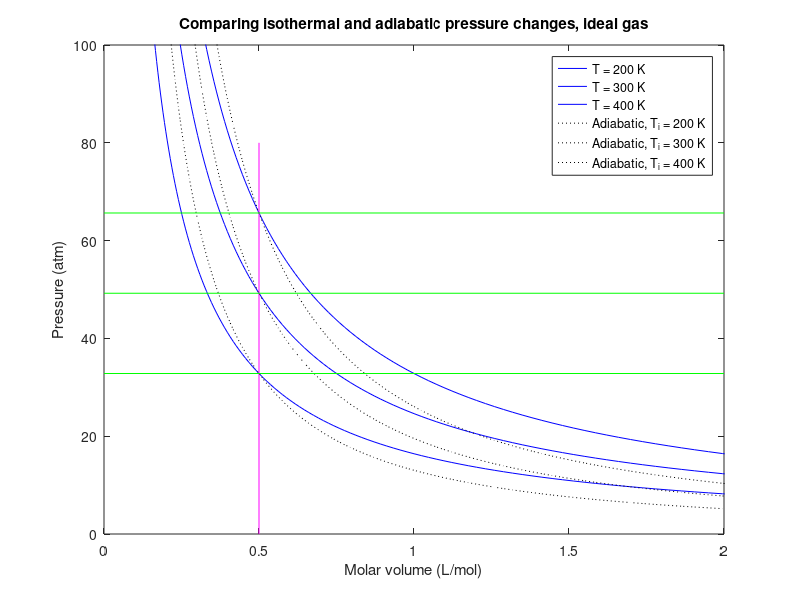

Reproduce this figure in MATLAB.
% Exercise for plotting in Matlab: isotherms and adiabats -- solved

%% constants
% Here are some constants I frequently use. The only one we actually need
% here is the appropriate form of the gas constant.

% h=6.6261e-34; % J-s
% hbar=h/(2*pi());
% m0=9.109e-31; % kg
% mp=1.66e-27; % kg
% kB=1.3806503e-23; % J/K
% e0=8.854e-12; % SI units = F/m 
% q=1.602e-19; % C
% % kB=8.617?3; % eV/K
% N_A=6.02214e23; % mol^-1
% F=q*N_A;
% 
% J_per_eV=1.602e-19;
% J_per_Latm=8.31447/8.20574e-2;
% R_H=-13.6; % eV

% R=8.31447; % J / mol-K
% R=8.31447e-2; % L-bar / mol-K
R=8.20574e-2; % L-atm / mol-K
% R=6.23637e1; % L-Torr / molk-K
% R=8.20574e-5; % m^3-atm / mol-K

%% Initial volume and gas properties
f = 3; % classical degrees of freedom per molecule: 3=atomic, 5=linear, 6=poly
V1=0.5; % initial molar volume, Liters/mol

%% plots
% we will make a single plot with overlayed isotherms (lines of pressure vs
% volume at constant temperature) and adiabats (lines of pressure vs volume
% at constant entropy, but starting at the same initial temperatures as the
% isotherms, at the initial volume we have specified)
 Temps=[200 300 400]; 

% we generate a logarithmically spaced set of volumes: logarithm of volume
% will be evenly spaced. This lets us have more points at low volume where
% the pressure is changing rapidly.
 Vols=10.^[-2:0.01:2]; 

% The code below is designed to work automatically for the set of volumes
% and initial temperatures we set above

% isotherms

% make a matrix where each column is a set of volumes, and there is a
% column for the curve at each temperature
%
% Here, we use "zeros" to get a matrix of type double of the right size,
% but with every element equal to zero. We don't have to do this (you can
% add elements as you go) but Matlab runs faster if you do it this way.
%
isotherm=zeros(length(Vols),length(Temps));

% Next we initialize a cell array we will use for the legend
legendstr=cell(length(Temps),1); 

% We will use a "for" loop to step through the series of temperatures.
% "for" expects a variable to be set to a vector (list) of values, and will
% execute what's in the loop once for each value. You have to end
% conditional statements with 'end' in Matlab. It is typical, but not
% required, to indent code that is within a conditional statement.
for(j=1:length(Temps))
    T=Temps(j);
    % The following will fail because R and T are scalars, while Vols is a
    % vector. When something fails in a loop, it can be tricky to de-bug.
    % But you can try selecting the code and running it a piece at a time.
    % Can you add a dot to make it do an elementwise calculation for every
    % volume?
    p_isotherm=R*T./Vols;
    % The following will fail with an error: why? can you fix it? We are
    % trying to place the entire series of pressure values you calculated
    % above into one column (the j'th column) of the isotherm matrix
    isotherm(:,j)=p_isotherm; 
    % Now add a label for the legend. You can concatenate strings by
    % putting them in brackest like this. num2str converts a number to a
    % string. You can specify the format with a c-like format descriptor,
    % if you want, but for integers you don't need that.
    legendstr{j}=['T = ' num2str(T) ' K'];
end

figure(1);clf
% This will plot all of our curves:
plot(Vols,isotherm,'b'); % you can try changing the color or linespec
xlim([0 2])
ylim([0 100])
ylabel('Pressure (atm)')
xlabel('Molar volume (L/mol)')
% set(gca,'yscale','log') % set scale to log if you prefer
% set(gca,'xscale','log') % set scale to log if you prefer

% You can pass a cell array of strings to legend, with each string being
% the label for one of the lines plotted on the current axes
legend(legendstr);

% hold on so we can add more 
hold on;

% adiabats
gamma_c=(f+1)/f;
adiabat=zeros(length(Vols),length(Temps));
for(j=1:length(Temps))
    T=Temps(j);
    p1=R*T/V1; % get inital pressure (scalar) at initial volume V1
    % Dots for element-wise math
    p_adiabat=p1*(V1./Vols).^gamma_c;
    % The following will (again) fail with an error: why? can you fix it?
    adiabat(:,j)=p_adiabat;
    % Add a legend element for each curve
    legendstr{length(Temps)+j}=['Adiabatic, T_i = ' num2str(T) ' K']; 
end
plot(Vols,adiabat,'k:'); % plot as dashed black lines
legend(legendstr);
% hold off

% add title to the plot. 
title('Comparing isothermal and adiabatic pressure changes, ideal gas')

%% Annotate the plot
% you can add lines, text annotations, and other shapes to plots. Here, add
% a line to indicate the inital volume, at which the isotherms and adiabats
% should cross

% It's line([x1 x2],[y1 y2],property-value pairs). You give vectors of equal lengths for the
% x points and y points of the line. Here, we want a vertical line at the
% inital volume. We give this here as [V1 V1], but you could also do 
% V1*[1 1]. Here, I've specified the y limits, but often you want to simply
% use 'ylim' to capture the current y limits on the axes and use those. Can
% you make this change?
line([V1 V1],[0 80],'Color','m')

% Now try adding a horizontal green line: 'Color','g' at each of the
% pressures corresponding to each of the inital temperatures at the initial
% volume. Use a for loop to make sure we do it for each one, even if we've
% added more than 3. Then try changing the temperatures, or adding a fourth
% temperature, and re-run the whole script to make sure it works.
for(j=1:length(Temps))
    T=Temps(j);
    p1=R*T/V1; % get inital pressure (scalar) at initial volume V1
    line([0 2],[p1 p1],'Color','g');
end

% The line commands might add extra entries to the legend. We probably
% don't want that, so we can run legend again to only include the entries
% for the curves:
legend(legendstr);
